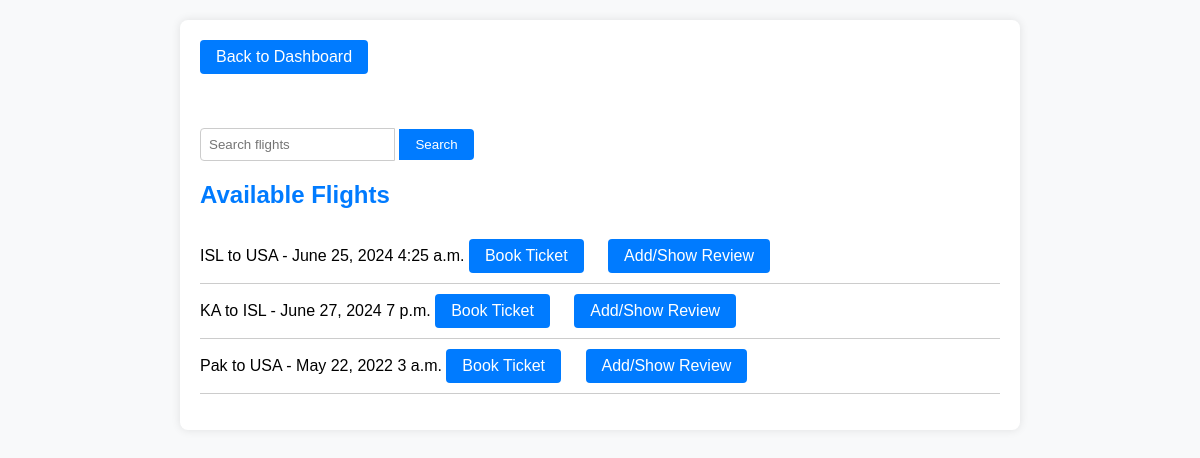
/view-flights/ (signed in), run on the app's committed database.
### flight_booking_app/models.py (models this page shows, shortened)
class Flight(models.Model):
    flight_number = models.CharField(max_length=20)
    departure_date = models.DateField()
    departure_time = models.TimeField()

### flight_booking_app/views.py (the view)
# urls.py: path('view-flights/', views.view_flights, name='view_flights'),
@login_required
def view_flights(request):
    flights = Flight.objects.all()
    return render(request, 'view_flights.html', {'flights': flights})

### flight_booking_app/templates/view_flights.html (shortened to what this page needs)
<!DOCTYPE html>
<html lang="en">
<head>
</head>
<body>
    <div class="container">
        <a href="{% url 'user_dashboard' %}" class="back-button">Back to Dashboard</a><br><br><br><br>
        <div class="search-bar">
            <form method="get" action="{% url 'search_flights' %}">
                <input type="text" name="query" placeholder="Search flights">
                <button type="submit">Search</button>
            </form>
        </div>
        <h2>Available Flights</h2>
        <ul>
            {% for flight in flights %}
            <li>
                {{ flight.flight_number }} - {{ flight.departure_date }} {{ flight.departure_time }}
                <a href="{% url 'book_ticket' flight.id %}">Book Ticket</a>
                <a href="{% url 'flight_reviews' flight.id %}" style="margin-left: 10px;">Add/Show Review</a>
            </li>
            {% endfor %}
        </ul>
    </div>
</body>
</html>

### flight_booking_app/templates/view_flights.html (style rules this page uses)
body { font-family: Arial, sans-serif; background-color: #f8f9fa; margin: 0; padding: 20px; }
.container { max-width: 800px; margin: 0 auto; background-color: #ffffff; padding: 20px; border-radius: 8px; box-shadow: 0 0 10px rgba(0, 0, 0, 0.1); }
h2 { color: #007bff; margin-bottom: 20px; }
ul { list-style-type: none; padding: 0; }
li { padding: 10px 0; border-bottom: 1px solid #ccc; }
a { display: inline-block; background-color: #007bff; color: #ffffff; padding: 8px 16px; text-decoration: none; border-radius: 4px; transition: background-color 0.3s ease; margin-right: 10px; }
.search-bar { margin-bottom: 20px; display: flex; }
.search-bar input[type="text"] { flex: 1; padding: 8px; border: 1px solid #ccc; border-radius: 4px 0 0 4px; }
.search-bar button { background-color: #007bff; color: #ffffff; padding: 8px 16px; border: none; border-radius: 0 4px 4px 0; cursor: pointer; }

### data on the page
Flight: flight_number "ISL to USA", departure_date "June 25, 2024", departure_time "4:25 a.m."
Flight: flight_number "KA to ISL", departure_date "June 27, 2024", departure_time "7 p.m."
Flight: flight_number "Pak to USA", departure_date "May 22, 2022", departure_time "3 a.m."
